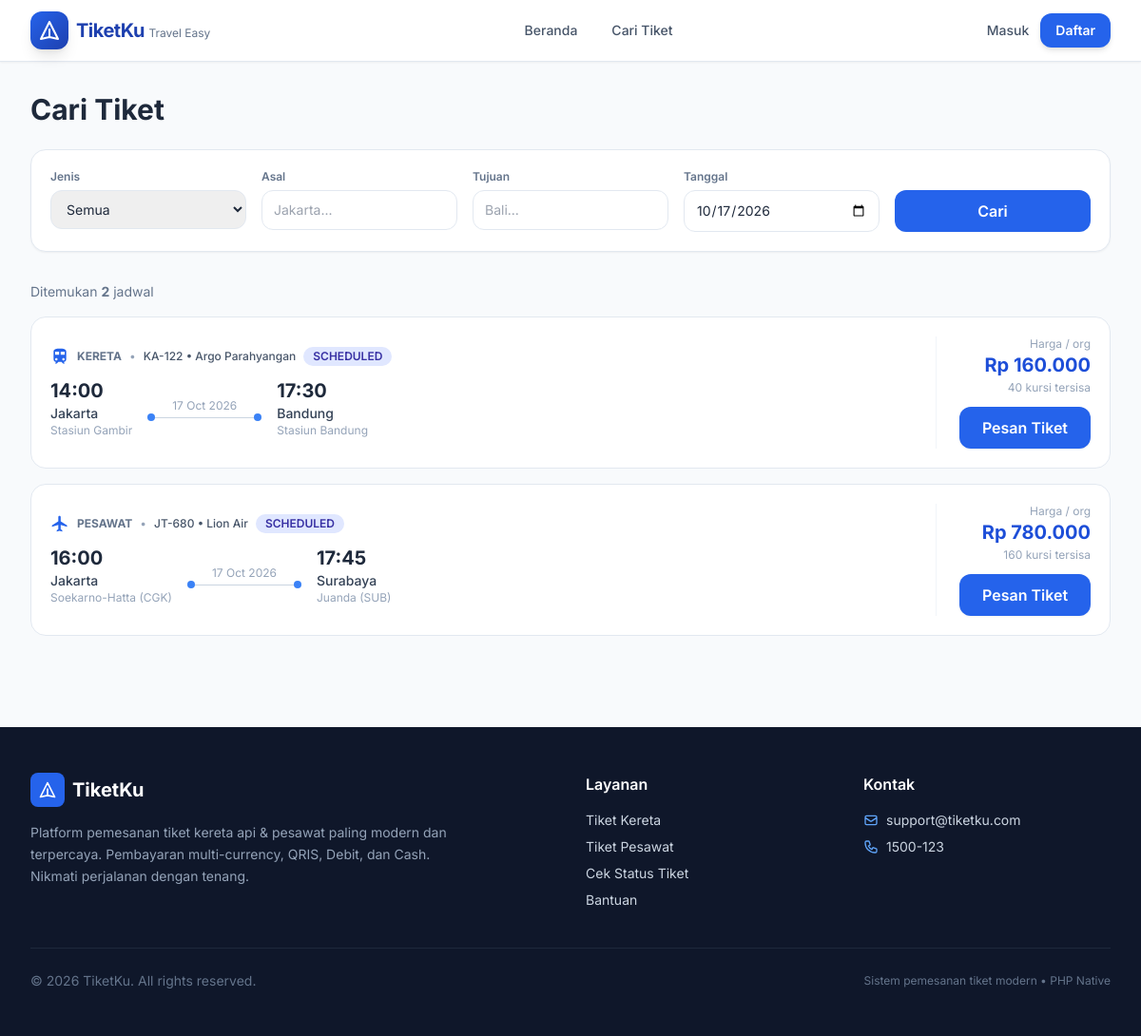
The page /user/cari.php on the database its author committed.
### tables this page shows
CREATE TABLE schedules (
    id INT AUTO_INCREMENT PRIMARY KEY,
    route_id INT NOT NULL,
    kode_kendaraan VARCHAR(30) NOT NULL,           
    nama_kendaraan VARCHAR(100),                  
    tanggal_berangkat DATE NOT NULL,
    jam_berangkat TIME NOT NULL,
    tanggal_tiba DATE,
    jam_tiba TIME,
    harga_idr DECIMAL(15,2) NOT NULL,             
    total_kursi INT NOT NULL DEFAULT 50,
    kursi_tersedia INT NOT NULL DEFAULT 50,
    status ENUM('scheduled','boarding','departed','cancelled','completed') DEFAULT 'scheduled',
    boarding_start DATETIME,                      
    created_at TIMESTAMP DEFAULT CURRENT_TIMESTAMP,
    FOREIGN KEY (route_id) REFERENCES routes(id) ON DELETE CASCADE
);

CREATE TABLE routes (
    id INT AUTO_INCREMENT PRIMARY KEY,
    jenis ENUM('kereta', 'pesawat') NOT NULL,
    kode_rute VARCHAR(20) NOT NULL,
    asal VARCHAR(100) NOT NULL,
    tujuan VARCHAR(100) NOT NULL,
    stasiun_bandara_asal VARCHAR(150),
    stasiun_bandara_tujuan VARCHAR(150),
    is_active TINYINT(1) DEFAULT 1,
    created_at TIMESTAMP DEFAULT CURRENT_TIMESTAMP
);

### user/cari.php (the view, shortened to what this page needs)
<?php
require_once __DIR__ . '/../includes/header.php';
$asal    = trim($_GET['asal'] ?? '');
$tujuan  = trim($_GET['tujuan'] ?? '');
$tanggal = $_GET['tanggal'] ?? date('Y-m-d');
$sql = "
    SELECT s.*, r.jenis, r.asal, r.tujuan, r.stasiun_bandara_asal, r.stasiun_bandara_tujuan
    FROM schedules s
    JOIN routes r ON s.route_id = r.id
    WHERE s.status IN ('scheduled','boarding')
      AND TIMESTAMP(s.tanggal_berangkat, s.jam_berangkat) > NOW()
";
$params = [];
if ($tanggal) {
    $sql .= " AND s.tanggal_berangkat = ?";
    $params[] = $tanggal;
}
$sql .= " ORDER BY s.tanggal_berangkat, s.jam_berangkat";
$stmt = $pdo->prepare($sql);
$stmt->execute($params);
$results = $stmt->fetchAll();
?>
<div class="max-w-7xl mx-auto px-4 sm:px-6 lg:px-8 py-8">
    <h1 class="text-2xl md:text-3xl font-bold text-slate-800 mb-6">Cari Tiket</h1>
    <form method="GET" class="bg-white rounded-2xl shadow-sm border border-slate-200 p-5 mb-8">
        <div class="grid grid-cols-1 md:grid-cols-5 gap-4">
            <div>
                <label class="block text-xs font-semibold text-slate-500 mb-1.5">Jenis</label>
                <select name="jenis" class="w-full border border-slate-200 rounded-xl px-3 py-2.5 text-sm focus:ring-2 focus:ring-primary-500 outline-none">
                    <option value="">Semua</option>
                </select>
            </div>
            <div>
                <label class="block text-xs font-semibold text-slate-500 mb-1.5">Asal</label>
                <input type="text" name="asal" value="<?= e($asal) ?>" placeholder="Jakarta..." class="w-full border border-slate-200 rounded-xl px-3 py-2.5 text-sm focus:ring-2 focus:ring-primary-500 outline-none">
            </div>
            <div>
                <label class="block text-xs font-semibold text-slate-500 mb-1.5">Tujuan</label>
                <input type="text" name="tujuan" value="<?= e($tujuan) ?>" placeholder="Bali..." class="w-full border border-slate-200 rounded-xl px-3 py-2.5 text-sm focus:ring-2 focus:ring-primary-500 outline-none">
            </div>
            <div>
                <label class="block text-xs font-semibold text-slate-500 mb-1.5">Tanggal</label>
                <input type="date" name="tanggal" value="<?= e($tanggal) ?>" class="w-full border border-slate-200 rounded-xl px-3 py-2.5 text-sm focus:ring-2 focus:ring-primary-500 outline-none">
            </div>
            <div class="flex items-end">
                <button type="submit" class="w-full bg-primary-600 hover:bg-primary-700 text-white font-semibold py-2.5 rounded-xl transition">
                    Cari
                </button>
            </div>
        </div>
    </form>
    <div class="space-y-4">
        <?php if (empty($results)): ?>
            <div class="bg-white rounded-2xl border border-slate-200 p-12 text-center text-slate-500">
                <svg class="w-16 h-16 mx-auto text-slate-300 mb-4" fill="none" stroke="currentColor" viewBox="0 0 24 24"><path stroke-linecap="round" stroke-linejoin="round" stroke-width="1.5" d="M9.172 16.172a4 4 0 015.656 0M9 10h.01M15 10h.01M21 12a9 9 0 11-18 0 9 9 0 0118 0z"/></svg>
                <p class="font-medium">Tidak ada jadwal ditemukan</p>
                <p class="text-sm mt-1">Coba ubah filter pencarian Anda</p>
            </div>
        <?php else: ?>
            <p class="text-sm text-slate-500 mb-2">Ditemukan <strong><?= count($results) ?></strong> jadwal</p>
            <?php foreach ($results as $s): ?>
            <div class="bg-white rounded-2xl border border-slate-200 p-5 hover:shadow-md transition flex flex-col md:flex-row md:items-center gap-5">
                <div class="flex-1">
                    <div class="flex items-center gap-2 mb-3">
                        <span class="text-primary-600"><?= transportIcon($s['jenis']) ?></span>
                        <span class="text-xs font-bold uppercase text-slate-500"><?= e($s['jenis']) ?></span>
                        <span class="text-xs text-slate-400">•</span>
                        <span class="text-xs font-medium text-slate-600"><?= e($s['kode_kendaraan']) ?> • <?= e($s['nama_kendaraan']) ?></span>
                        <?= statusBadge($s['status']) ?>
                    </div>
                    <div class="flex items-center gap-4">
                        <div>
                            <div class="text-xl font-bold text-slate-800"><?= date('H:i', strtotime($s['jam_berangkat'])) ?></div>
                            <div class="text-sm font-medium text-slate-700"><?= e($s['asal']) ?></div>
                            <div class="text-xs text-slate-400"><?= e($s['stasiun_bandara_asal']) ?></div>
                        </div>
                        <div class="flex-1 max-w-[120px] text-center">
                            <div class="text-xs text-slate-400 mb-1"><?= date('d M Y', strtotime($s['tanggal_berangkat'])) ?></div>
                            <div class="h-px bg-slate-300 relative">
                                <div class="absolute left-0 top-1/2 -translate-y-1/2 w-2 h-2 rounded-full bg-primary-500"></div>
                                <div class="absolute right-0 top-1/2 -translate-y-1/2 w-2 h-2 rounded-full bg-primary-500"></div>
                            </div>
                        </div>
                        <div>
                            <div class="text-xl font-bold text-slate-800"><?= $s['jam_tiba'] ? date('H:i', strtotime($s['jam_tiba'])) : '-' ?></div>
                            <div class="text-sm font-medium text-slate-700"><?= e($s['tujuan']) ?></div>
                            <div class="text-xs text-slate-400"><?= e($s['stasiun_bandara_tujuan']) ?></div>
                        </div>
                    </div>
                </div>
                <div class="md:text-right border-t md:border-t-0 md:border-l border-slate-100 pt-4 md:pt-0 md:pl-6 flex md:flex-col items-center md:items-end justify-between gap-3">
                    <div>
                        <div class="text-xs text-slate-400">Harga / org</div>
                        <div class="text-xl font-bold text-primary-700"><?= formatRupiah($s['harga_idr']) ?></div>
                        <div class="text-xs text-slate-400 mt-0.5"><?= $s['kursi_tersedia'] ?> kursi tersisa</div>
                    </div>
                    <?php if ($s['kursi_tersedia'] > 0): ?>
                    <a href="<?= APP_URL ?>/user/pesan.php?schedule_id=<?= $s['id'] ?>"
                       class="bg-primary-600 hover:bg-primary-700 text-white font-semibold px-6 py-2.5 rounded-xl transition shadow-sm whitespace-nowrap">
                        Pesan Tiket
                    </a>
                    <?php else: ?>
                    <span class="text-sm text-red-500 font-medium">Habis</span>
                    <?php endif; ?>
                </div>
            </div>
            <?php endforeach; ?>
        <?php endif; ?>
    </div>
</div>
<?php require_once __DIR__ . '/../includes/footer.php'; ?>

### includes/functions.php (shortened to what this page needs)
<?php
function e($string) {
    return htmlspecialchars($string ?? '', ENT_QUOTES, 'UTF-8');
}
function formatRupiah($angka) {
    return 'Rp ' . number_format($angka, 0, ',', '.');
}
function statusBadge($status) {
    $map = [
        'pending'   => 'bg-yellow-100 text-yellow-800',
        'active'    => 'bg-green-100 text-green-800',
        'boarded'   => 'bg-blue-100 text-blue-800',
        'expired'   => 'bg-gray-100 text-gray-800',
        'cancelled' => 'bg-red-100 text-red-800',
        'void'      => 'bg-red-200 text-red-900',
        'scheduled' => 'bg-indigo-100 text-indigo-800',
        'boarding'  => 'bg-orange-100 text-orange-800',
        'departed'  => 'bg-purple-100 text-purple-800',
        'completed' => 'bg-gray-100 text-gray-700',
        'unpaid'    => 'bg-yellow-100 text-yellow-800',
        'paid'      => 'bg-green-100 text-green-800',
        'failed'    => 'bg-red-100 text-red-800',
    ];
    $class = $map[$status] ?? 'bg-gray-100 text-gray-800';
    $label = strtoupper(str_replace('_', ' ', $status));
    return "<span class=\"px-2.5 py-0.5 rounded-full text-xs font-semibold $class\">$label</span>";
}
function transportIcon($jenis) {
    if ($jenis === 'kereta') {
        return '<svg class="w-5 h-5" fill="currentColor" viewBox="0 0 24 24"><path d="M12 2c-4 0-8 .5-8 4v9.5C4 17.43 5.57 19 7.5 19L6 20.5v.5h2l2-2h4l2 2h2v-.5L16.5 19c1.93 0 3.5-1.57 3.5-3.5V6c0-3.5-4-4-8-4zM7.5 17c-.83 0-1.5-.67-1.5-1.5S6.67 14 7.5 14s1.5.67 1.5 1.5S8.33 17 7.5 17zm3.5-7H6V6h5v4zm2 0V6h5v4h-5zm3.5 7c-.83 0-1.5-.67-1.5-1.5s.67-1.5 1.5-1.5 1.5.67 1.5 1.5-.67 1.5-1.5 1.5z"/></svg>';
    }
    return '<svg class="w-5 h-5" fill="currentColor" viewBox="0 0 24 24"><path d="M21 16v-2l-8-5V3.5c0-.83-.67-1.5-1.5-1.5S10 2.67 10 3.5V9l-8 5v2l8-2.5V19l-2 1.5V22l3.5-1 3.5 1v-1.5L13 19v-5.5l8 2.5z"/></svg>';
}
?>

### includes/header.php (style rules this page uses)
body { font-family: 'Inter', sans-serif; }
html { scroll-behavior: smooth; }
a[class*="bg-primary"], a[class*="bg-green"], button[class*="bg-primary"], button[class*="bg-green"], button[type="submit"] { transition: transform 0.2s ease, box-shadow 0.25s ease, filter 0.2s ease !important; }

### rows shown on the page
schedules: route.jenis "KERETA", kode_kendaraan "KA-122", nama_kendaraan "Argo Parahyangan", status "SCHEDULED", jam_berangkat "14:00", route.asal "Jakarta", route.stasiun_bandara_asal "Stasiun Gambir", tanggal_berangkat "17 Oct 2026", jam_tiba "17:30", route.tujuan "Bandung", route.stasiun_bandara_tujuan "Stasiun Bandung", harga_idr "Rp 160.000", kursi_tersedia "40"
schedules: route.jenis "PESAWAT", kode_kendaraan "JT-680", nama_kendaraan "Lion Air", status "SCHEDULED", jam_berangkat "16:00", route.asal "Jakarta", route.stasiun_bandara_asal "Soekarno-Hatta (CGK)", tanggal_berangkat "17 Oct 2026", jam_tiba "17:45", route.tujuan "Surabaya", route.stasiun_bandara_tujuan "Juanda (SUB)", harga_idr "Rp 780.000", kursi_tersedia "160"

### other values the page prints
APP_NAME "TiketKu"
count($results) "2"
